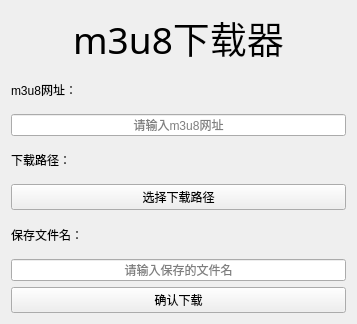
<?xml version="1.0" encoding="UTF-8"?>
<ui version="4.0">
 <class>m3u8</class>
 <widget class="QWidget" name="m3u8">
  <property name="geometry">
   <rect>
    <x>0</x>
    <y>0</y>
    <width>357</width>
    <height>324</height>
   </rect>
  </property>
  <property name="windowTitle">
   <string>m3u8</string>
  </property>
  <property name="windowIcon">
   <iconset>
    <normaloff>resource/logo.ico</normaloff>resource/logo.ico</iconset>
  </property>
  <layout class="QGridLayout" name="gridLayout">
   <item row="11" column="0">
    <widget class="QPushButton" name="pushButton">
     <property name="text">
      <string>确认下载</string>
     </property>
    </widget>
   </item>
   <item row="10" column="0">
    <widget class="QLineEdit" name="lineEdit_name">
     <property name="baseSize">
      <size>
       <width>0</width>
       <height>20</height>
      </size>
     </property>
     <property name="alignment">
      <set>Qt::AlignCenter</set>
     </property>
     <property name="placeholderText">
      <string>请输入保存的文件名</string>
     </property>
    </widget>
   </item>
   <item row="4" column="0">
    <widget class="QLineEdit" name="lineEdit_m3u8">
     <property name="alignment">
      <set>Qt::AlignCenter</set>
     </property>
     <property name="placeholderText">
      <string>请输入m3u8网址</string>
     </property>
    </widget>
   </item>
   <item row="8" column="0">
    <widget class="QPushButton" name="pushButton_path">
     <property name="text">
      <string>选择下载路径</string>
     </property>
    </widget>
   </item>
   <item row="7" column="0">
    <widget class="QLabel" name="label_3">
     <property name="text">
      <string>下载路径：</string>
     </property>
    </widget>
   </item>
   <item row="3" column="0">
    <widget class="QLabel" name="label_2">
     <property name="text">
      <string>m3u8网址：</string>
     </property>
    </widget>
   </item>
   <item row="9" column="0">
    <widget class="QLabel" name="label_4">
     <property name="text">
      <string>保存文件名：</string>
     </property>
    </widget>
   </item>
   <item row="2" column="0">
    <widget class="QLabel" name="label">
     <property name="font">
      <font>
       <family>华文楷体</family>
       <pointsize>28</pointsize>
      </font>
     </property>
     <property name="text">
      <string>m3u8下载器</string>
     </property>
     <property name="alignment">
      <set>Qt::AlignCenter</set>
     </property>
    </widget>
   </item>
  </layout>
 </widget>
 <resources/>
 <connections/>
</ui>
